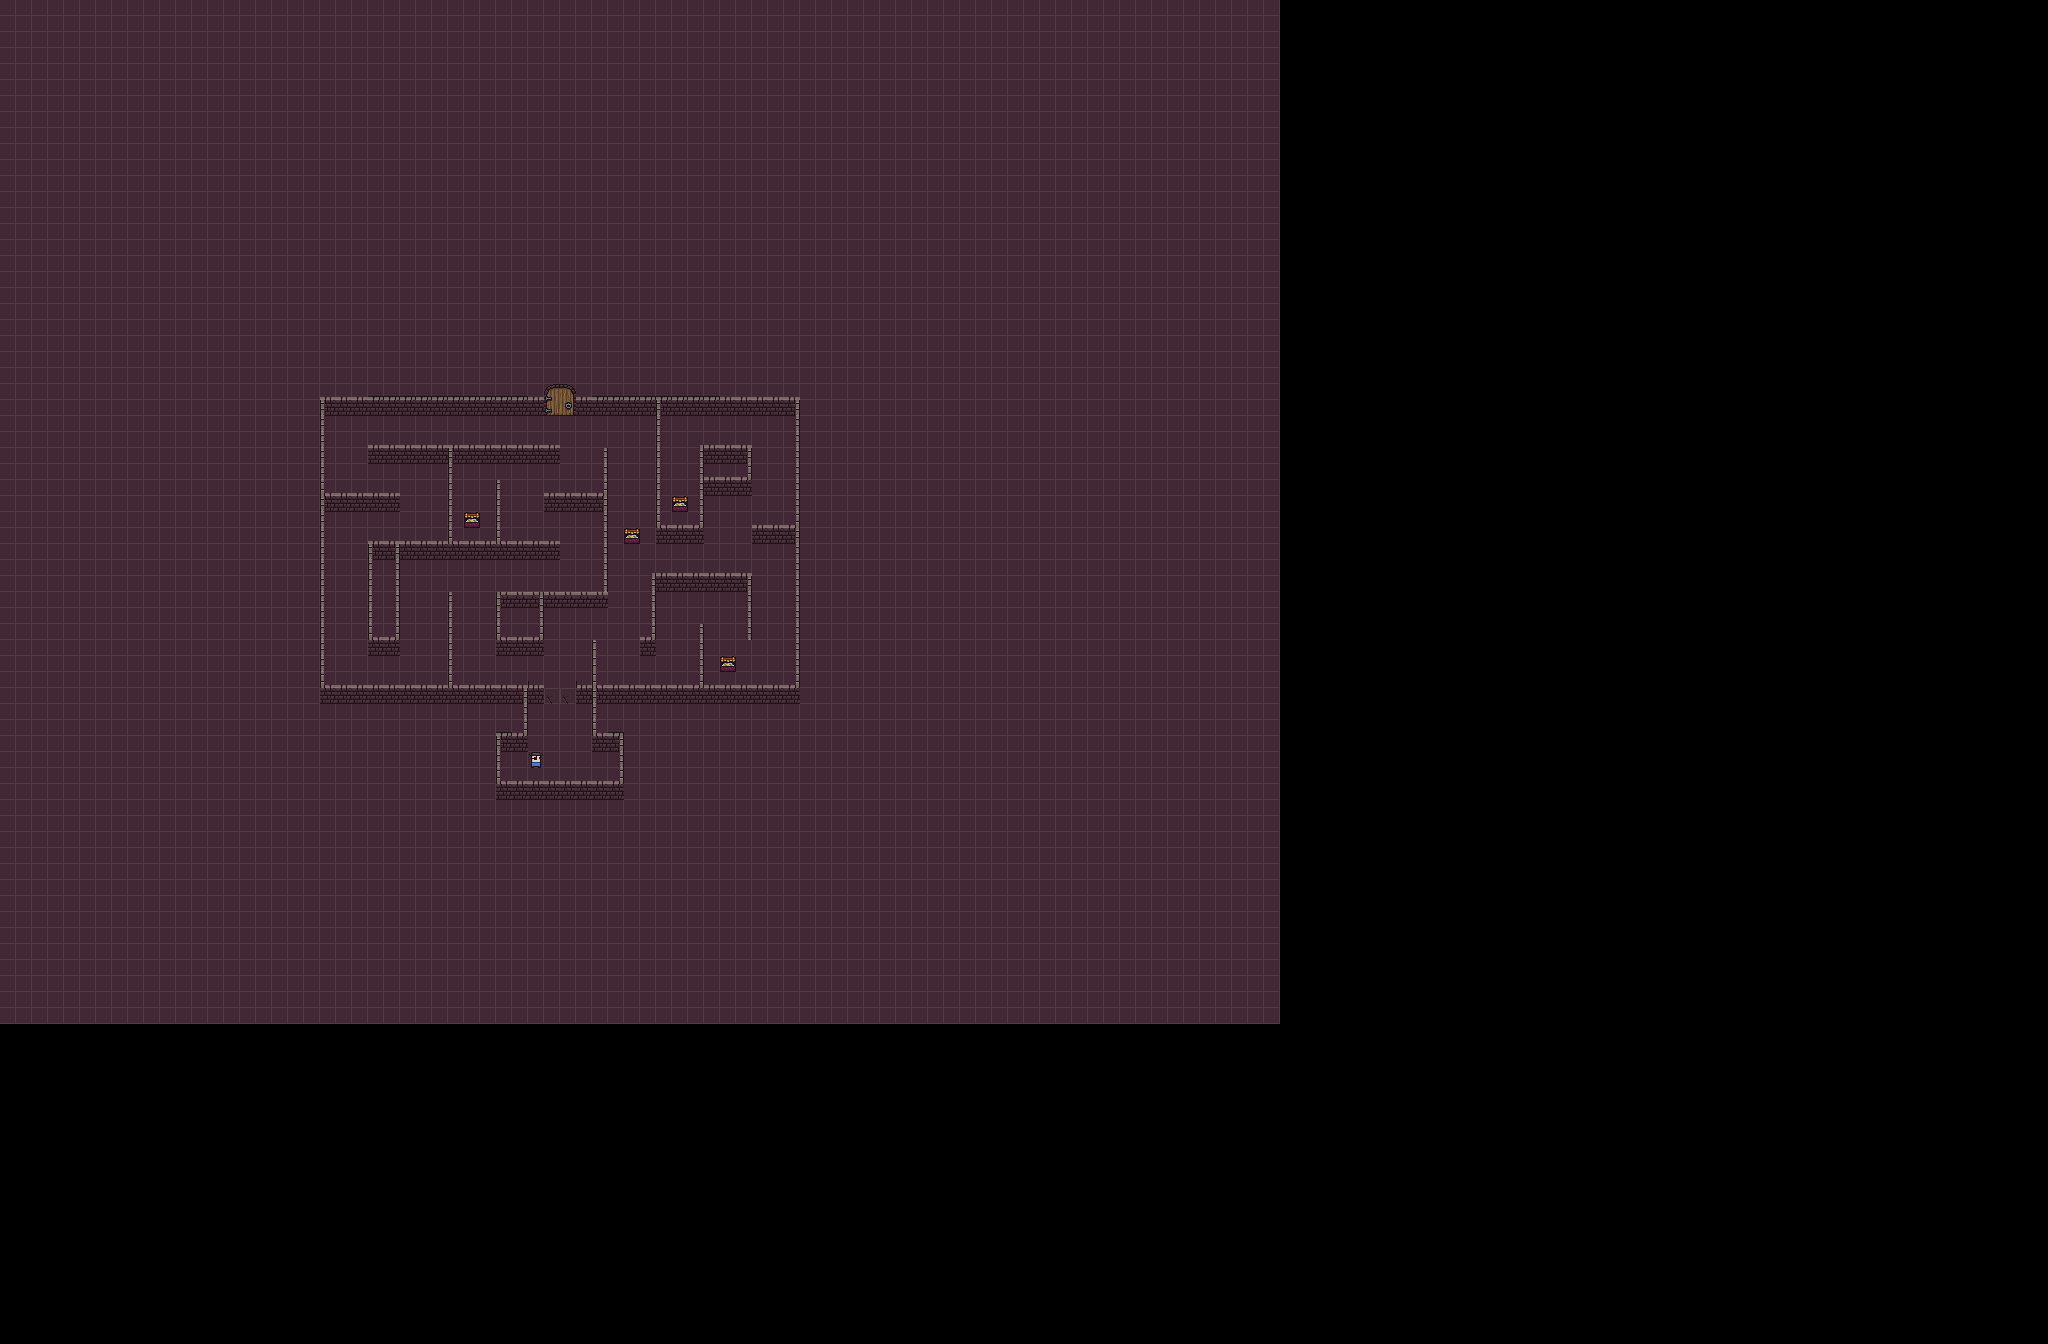

The image is a tile-based game level rendered from a .tmx file. Its description and source (layers, tilesets, objects; grid data summarised) follow:
An orthogonal 128x84 tile map with 16x16 px tiles, 2 tile layers (GroundTileLayer, WallsTileLayer) and 42 objects.

<map version="1.10" tiledversion="1.10.0" orientation="orthogonal" renderorder="right-down" width="128" height="84" tilewidth="16" tileheight="16" infinite="0" nextlayerid="11" nextobjectid="91">
 <tileset firstgid="1" name="main_tileset" tilewidth="16" tileheight="16" tilecount="512" columns="32">
  <image source="main_tileset/0x72_16x16DungeonTileset.v5.png" width="512" height="256" />
 </tileset>
 <layer id="1" name="GroundTileLayer" width="128" height="84">
  <data>[10752 cells, 5120 non-empty, 2 distinct tile ids]</data>
 </layer>
 <layer id="3" name="WallsTileLayer" width="128" height="84">
  <data>[10752 cells, 244 non-empty, 17 distinct tile ids]</data>
 </layer>
 <objectgroup id="4" name="WallsObjectLayer">
  <object id="1" x="496.289" y="732.424" width="30.7455" height="3.36364" />
  <object id="2" x="496.308" y="781.083" width="126.783" height="2.80303" />
  <object id="11" x="592.875" y="732.292" width="30.5" height="3.54167" />
  <object id="12" x="620.114" y="734.523" width="2.97011" height="49.3315" />
  <object id="13" x="320.348" y="684.667" width="223.985" height="3.66667" />
  <object id="14" x="448.242" y="592.212" width="3.66667" height="94.3333" />
  <object id="16" x="592.928" y="639.951" width="2.95833" height="95.7348" />
  <object id="17" x="524.167" y="685.458" width="2.875" height="50.3889" />
  <object id="18" x="496.333" y="735.875" width="3.75" height="48.375" />
  <object id="19" x="544.242" y="492.576" width="63.2985" height="3.39394" />
  <object id="20" x="497.011" y="479.948" width="2.90625" height="60.7188" />
  <object id="21" x="448.625" y="445.417" width="3.375" height="98.5" />
  <object id="22" x="320.333" y="397.08" width="3.72727" height="290.768" />
  <object id="23" x="368.604" y="540.938" width="191.295" height="3.1875" />
  <object id="24" x="395.952" y="540.893" width="3.14583" height="98.6825" />
  <object id="25" x="368.667" y="636.967" width="30.4257" height="2.92029" />
  <object id="26" x="320.527" y="493.031" width="79.3518" height="2.99704" />
  <object id="27" x="368.545" y="541.58" width="2.84091" height="98.375" />
  <object id="28" x="496.985" y="591.784" width="46.2917" height="48.2228" />
  <object id="29" x="700.015" y="624.029" width="2.95764" height="61.0722" />
  <object id="30" x="651.939" y="572.988" width="3.63636" height="67.103" />
  <object id="31" x="640.061" y="636.939" width="15.5197" height="3.09552" />
  <object id="32" x="321.788" y="397.121" width="222.299" height="2.80435" />
  <object id="34" x="577.102" y="685.016" width="223.125" height="3.15777" />
  <object id="35" x="496.971" y="591.697" width="110.573" height="3.30303" />
  <object id="36" x="367.886" y="444.341" width="192.121" height="3.33333" />
  <object id="37" x="748.046" y="573.002" width="3.64848" height="67.0748" />
  <object id="38" x="796.083" y="396.958" width="3.07955" height="288.25" />
  <object id="39" x="656.787" y="525.125" width="46.942" height="2.5" />
  <object id="40" x="700.048" y="445.034" width="51.8458" height="35.1393" />
  <object id="41" x="752" y="525.091" width="47" height="3.27273" />
  <object id="42" x="652.068" y="573.016" width="99.4178" height="2.47656" />
  <object id="43" x="656.75" y="396.99" width="3.16667" height="130.606" />
  <object id="44" x="700.023" y="476.281" width="3.75" height="51.3177" />
  <object id="45" x="576.228" y="397.002" width="223.702" height="2.95644" />
  <object id="84" x="604.112" y="448.045" width="3.42935" height="143.538" />
 </objectgroup>
 <objectgroup id="8" name="KeysObjectLayer">
  <object id="85" x="671.818" y="495.909" width="15.4545" height="15.5455" />
  <object id="86" x="720.25" y="656.114" width="15.5" height="15.5227" />
  <object id="87" x="464.697" y="512.697" width="15.2727" height="14.5455" />
  <object id="88" x="624.727" y="527.636" width="14.7273" height="15.6364" />
 </objectgroup>
 <objectgroup id="9" name="StartDoorObjectLayer">
  <object id="89" x="544.5" y="688.417" width="31.4583" height="15.125" />
 </objectgroup>
 <objectgroup id="10" name="EndDoorObjectLayer">
  <object id="90" x="544.25" y="400.125" width="31.375" height="15.375" />
 </objectgroup>
</map>
